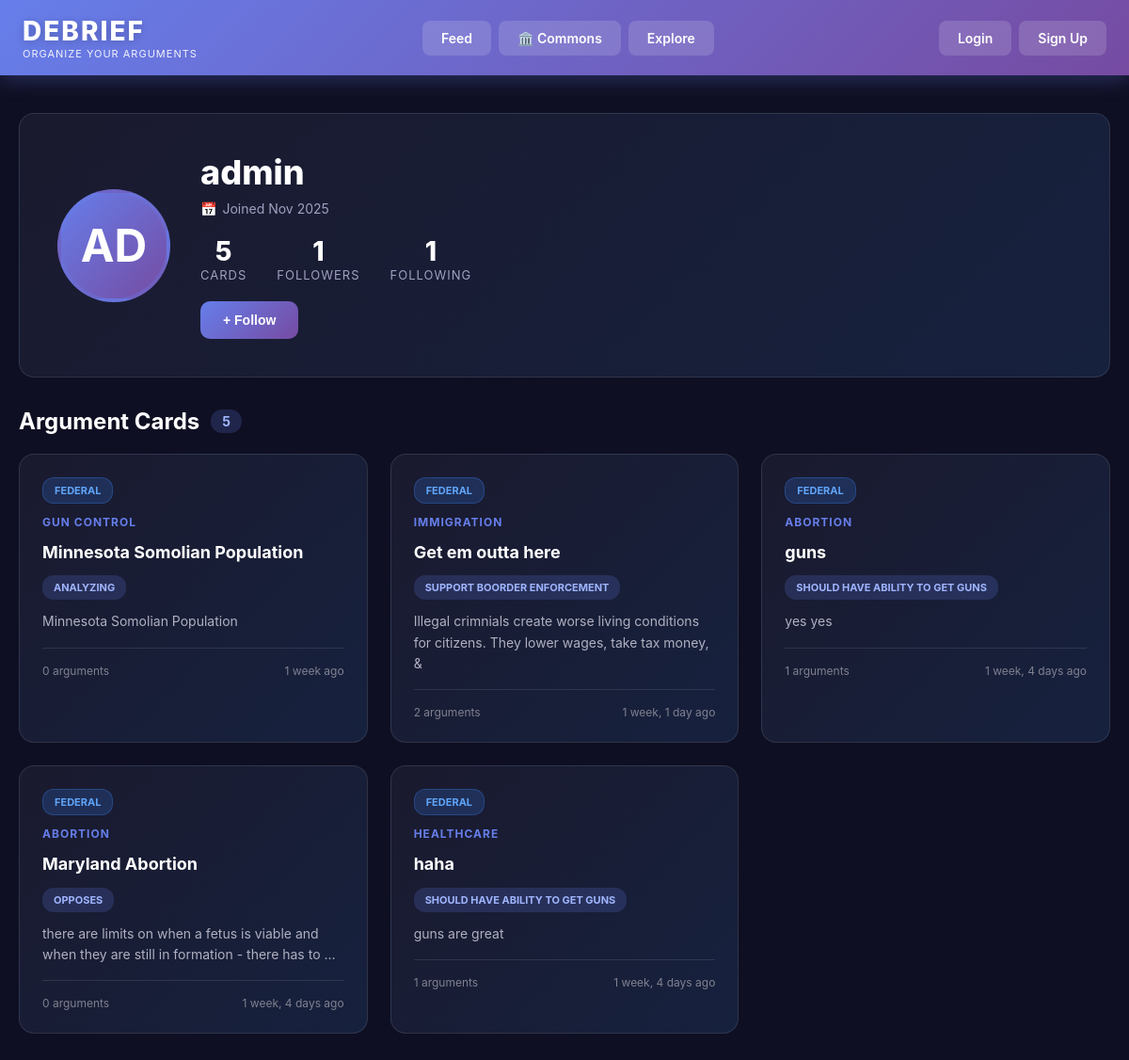
Before: /user/admin/ with the older database file.
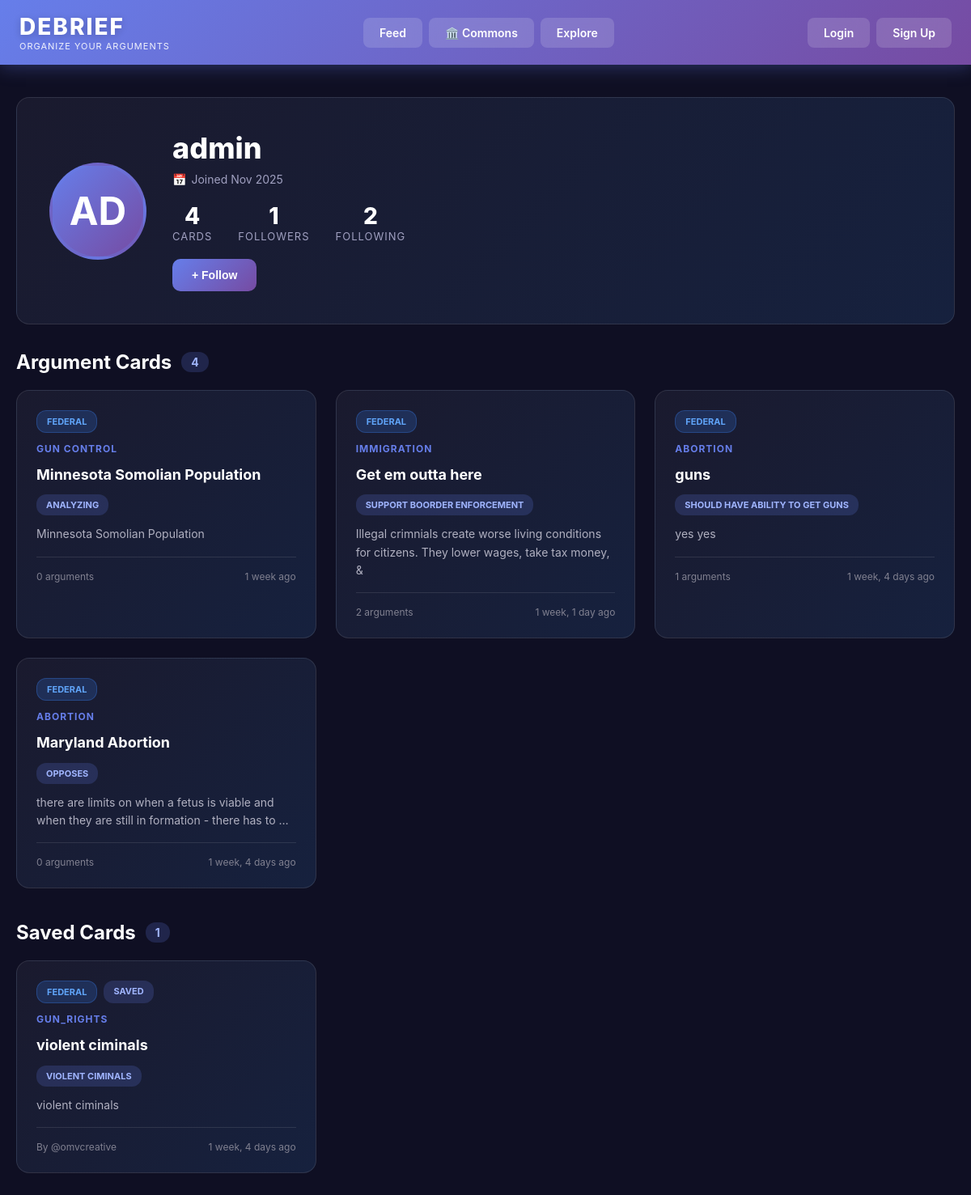
After: the same page with the newer database file.
### cards/models.py (models this page shows, shortened)
class Card(models.Model):
    SCOPE_CHOICES = [
        ('federal', 'Federal'),
        ('state', 'State'),
    ]
    TOPIC_CHOICES = [
                ('general', 'General Research'),
        ('immigration_policy', 'Immigration Policy'),
        ('healthcare_reform', 'Healthcare Reform'),
        ('gun_control', 'Gun Control'),
        ('abortion_rights', 'Abortion Rights'),
        ('climate_change_policy', 'Climate Change Policy'),
        ('tax_policy', 'Tax Policy'),
        ('social_security', 'Social Security'),
        ('medicare_medicaid', 'Medicare/Medicaid'),
        ('foreign_policy', 'Foreign Policy'),
        ('military_spending', 'Military Spending'),
        ('education_funding', 'Education Funding'),
        ('infrastructure', 'Infrastructure'),
        ('criminal_justice_reform', 'Criminal Justice Reform'),
        ('drug_policy', 'Drug Policy'),
        ('labor_laws', 'Labor Laws'),
        ('minimum_wage', 'Minimum Wage'),
        ('trade_policy', 'Trade Policy'),
        ('national_security', 'National Security'),
        ('voting_rights', 'Voting Rights'),
        ('campaign_finance', 'Campaign Finance'),
        ('state_income_tax', 'State Income Tax'),
        ('property_tax', 'Property Tax'),
        ('state_education_funding', 'State Education Funding'),
        ('marijuana_legalization', 'Marijuana Legalization'),
        ('death_penalty', 'Death Penalty'),
        ('state_healthcare', 'State Healthcare'),
        ('gun_regulations', 'Gun Regulations'),
        ('abortion_access', 'Abortion Access'),
        ('voting_laws', 'Voting Laws'),
        ('police_reform', 'Police Reform'),
        ('prison_reform', 'Prison Reform'),
        ('environmental_regulations', 'Environmental Regulations'),
        ('state_minimum_wage', 'State Minimum Wage'),
        ('workers_rights', 'Workers Rights'),
        ('housing_policy', 'Housing Policy'),
        ('transportation', 'Transportation'),
        ('public_safety', 'Public Safety'),
        ('zoning_laws', 'Zoning Laws'),
        ('state_budgets', 'State Budgets'),
        ('redistricting', 'Redistricting'),
    ]
    VISIBILITY_CHOICES = [
        ('public', 'Public'),
        ('friends', 'Friends Only'),
        ('private', 'Private'),
    ]
    user = models.ForeignKey(User, on_delete=models.CASCADE, related_name='cards')
    scope = models.CharField(max_length=20, choices=SCOPE_CHOICES, default='federal')
    topic = models.CharField(max_length=100, choices=TOPIC_CHOICES)
    subcategory = models.CharField(max_length=200, blank=True)
    title = models.CharField(max_length=300)
    stance = models.CharField(max_length=100)
    hypothesis = models.TextField()
    conclusion = models.TextField()
    visibility = models.CharField(max_length=20, choices=VISIBILITY_CHOICES, default='public')
    created_at = models.DateTimeField(auto_now_add=True)
    updated_at = models.DateTimeField(auto_now=True)
    class Meta:
        ordering = ['-created_at']

class SavedCard(models.Model):
    VISIBILITY_CHOICES = [
        ('public', 'Public'),
        ('private', 'Private'),
    ]
    user = models.ForeignKey(User, on_delete=models.CASCADE, related_name='saved_cards')
    card = models.ForeignKey(Card, on_delete=models.CASCADE, related_name='saves')
    visibility = models.CharField(max_length=10, choices=VISIBILITY_CHOICES, default='public')
    SOURCE_TYPE_CHOICES = [
        ('user', 'User Created'),
        ('commons', 'Debrief Commons'),
        ('public_figure', 'Public Figure (Unverified)'),
        ('verified', 'Verified Public Figure'),
    ]
    source_type = models.CharField(max_length=20, choices=SOURCE_TYPE_CHOICES, default='user')
    original_source = models.CharField(max_length=200, blank=True, null=True, help_text='Name of public figure or source')
    source_url = models.URLField(blank=True, null=True, help_text='Link to original content')
    synthesized_by = models.ForeignKey(User, on_delete=models.SET_NULL, null=True, blank=True, related_name='synthesized_cards', help_text='User who created this synthesis')
    saved_at = models.DateTimeField(auto_now_add=True)
    class Meta:
        unique_together = ('user', 'card')
        ordering = ['-saved_at']

### cards/views.py (the view, shortened to what this page needs)
# urls.py: path('user/<str:username>/', views.user_profile, name='user_profile'),
def user_profile(request, username):
    profile_user = get_object_or_404(User, username=username)
    user_cards = Card.objects.filter(user=profile_user, visibility='public').order_by('-created_at')
    public_saves = SavedCard.objects.filter(
        user=profile_user,
        visibility='public'
    ).select_related('card', 'card__user').order_by('-saved_at')
    private_saves = []
    if request.user == profile_user:
        private_saves = SavedCard.objects.filter(
            user=profile_user,
            visibility='private'
        ).select_related('card', 'card__user').order_by('-saved_at')
    is_following = False
    friend_request_pending = False
    followers_count = profile_user.followers.count()
    following_count = profile_user.following.count()
    allows_messages = True
    if request.user.is_authenticated:
        settings, created = UserSettings.objects.get_or_create(user=profile_user)
        allows_messages = settings.allow_messages
    followers_count = Follow.objects.filter(following=profile_user).count()
    following_count = Follow.objects.filter(follower=profile_user).count()
    is_friends = False
    if request.user.is_authenticated:
        is_friends = (
            Follow.objects.filter(follower=request.user, following=profile_user).exists() and
            Follow.objects.filter(follower=profile_user, following=request.user).exists()
        )
    context = {
        'profile_user': profile_user,
        'user_cards': user_cards,
        'cards': user_cards,
        'public_saved_cards': public_saves,
        'private_saved_cards': [save.card for save in private_saves],
        'public_saves': public_saves,
        'private_saves': private_saves,
        'is_following': is_following,
        'followers_count': followers_count,
        'following_count': following_count,
        'is_friends': is_friends,
        'friend_request_pending': friend_request_pending,
        'followers_count': followers_count,
        'following_count': following_count,
        'allows_messages': allows_messages,
    }
    return render(request, 'cards/user_profile.html', context)

### cards/templates/cards/user_profile.html (shortened to what the changed rows need)
{% extends 'cards/base.html' %}
{% block content %}
<div class="profile-container">
    <div class="profile-header">
        <div class="profile-avatar">
        </div>
        <div class="profile-info">
            <h1 class="profile-username">{{ profile_user.username }}</h1>
            <div class="profile-stats">
                <div class="stat-item">
                    <div class="stat-number">{{ user_cards.count }}</div>
                    <div class="stat-label">Cards</div>
                </div>
                <div class="stat-item">
                    <div class="stat-number">{{ following_count }}</div>
                    <div class="stat-label">Following</div>
                </div>
            </div>
        </div>
    </div>
    <h2 class="section-title">
        Argument Cards
        <span class="card-count">{{ user_cards.count }}</span>
    </h2>
    {% if user_cards %}
    <div class="cards-grid">
        {% for card in user_cards %}
        <a href="{% url 'card_detail' card.id %}" class="card-preview">
            <div class="card-badges">
                <span class="card-badge scope-{{ card.scope }}">{{ card.get_scope_display }}</span>
            </div>
            <div class="card-topic">{{ card.get_topic_display }}</div>
            <h3 class="card-title">{{ card.title }}</h3>
            <div class="card-stance">{{ card.stance|upper }}</div>
            <div class="card-hypothesis">{{ card.hypothesis|truncatewords:20 }}</div>
            <div class="card-meta">
                <span>{{ card.arguments.count }} arguments</span>
                <span>{{ card.created_at|timesince }} ago</span>
            </div>
        </a>
        {% endfor %}
    </div>
    {% else %}
    <div class="empty-state">
        <div class="empty-icon">📝</div>
        <div class="empty-text">No public cards yet</div>
    </div>
    {% endif %}
    {% if public_saved_cards %}
    <h2 class="section-title" style="margin-top: 40px;">
        Saved Cards
        <span class="card-count">{{ public_saved_cards.count }}</span>
    </h2>
    <div class="cards-grid">
        {% for saved in public_saved_cards %}
        <a href="{% url 'card_detail' saved.card.id %}" class="card-preview">
            <div class="card-badges">
                <span class="card-badge scope-{{ saved.card.scope }}">{{ saved.card.get_scope_display }}</span>
                <span class="card-badge" style="background: rgba(102, 126, 234, 0.2); color: #a0b5ff;">Saved</span>
            </div>
            <div class="card-topic">{{ saved.card.get_topic_display }}</div>
            <h3 class="card-title">{{ saved.card.title }}</h3>
            <div class="card-stance">{{ saved.card.stance|upper }}</div>
            <div class="card-hypothesis">{{ saved.card.hypothesis|truncatewords:20 }}</div>
            <div class="card-meta">
                <span>By @{{ saved.card.user.username }}</span>
                <span>{{ saved.card.created_at|timesince }} ago</span>
            </div>
        </a>
        {% endfor %}
    </div>
    {% endif %}
</div>
{% endblock %}

Changed rows visible on the page:
removed Card: scope "FEDERAL", topic "HEALTHCARE", title "haha", stance "SHOULD HAVE ABILITY TO GET GUNS", hypothesis "guns are great", arguments.count "1", created_at "1 week, 4 days"
added SavedCard: card.scope "FEDERAL", card.topic "GUN_RIGHTS", card "violent ciminals", card.stance "VIOLENT CIMINALS", card.hypothesis "violent ciminals", card.user.username "omvcreative", card.created_at "1 week, 4 days"
Other visible differences:
{{ user_cards.count }}: "5" → "4"
{{ following_count }}: "1" → "2"
{{ public_saved_cards.count }}: (not shown) → "1"
text now shown: "Saved Cards"
